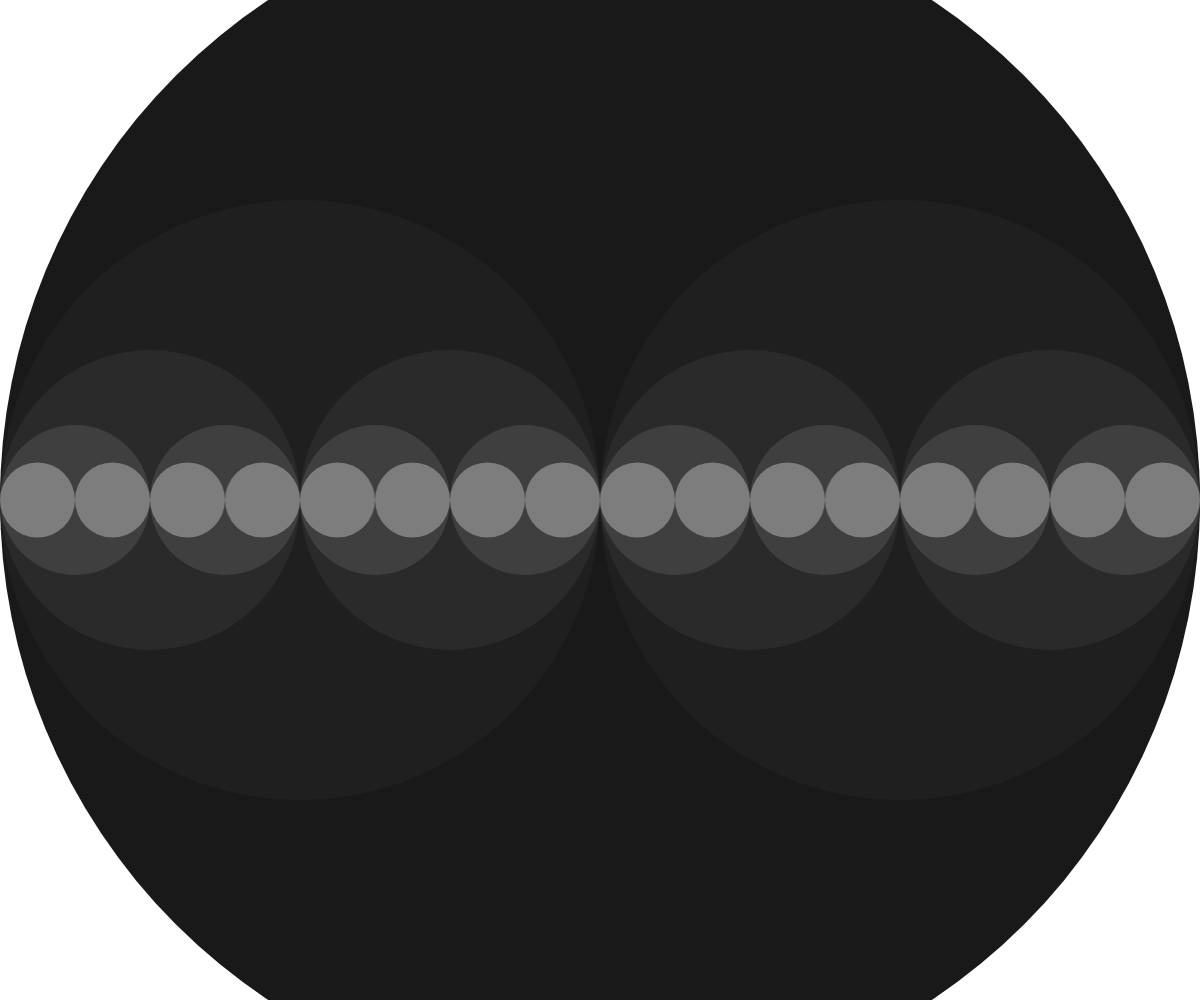
Frame 1 (no input)
Frame 60 (no input): identical to frame 1, image omitted
Frame 120 (the mouse pressed at the canvas centre since frame 60): identical to frame 1, image omitted

The p5.js sketch that drew this single still picture (run headless with seeded random() and noise() and a simulated clock; from frame 60 on, the mouse is pressed at the canvas centre):

// p5.js sketch
// ── sketch.js
function setup() {
  createCanvas(windowWidth, windowHeight);
  noStroke();
}

function draw() {
  background(255);
  drawCircle(width / 2, width / 2, 5);
}

function drawCircle(x, radius, level) {
  let fillColor = 125 / level;
  fill(fillColor);
  ellipse(x, height / 2, radius * 2, radius * 2);

  if (level > 1){
    level = level - 1;
    drawCircle(x + radius / 2, radius / 2, level);
    drawCircle(x - radius / 2, radius / 2, level);
  }
}
